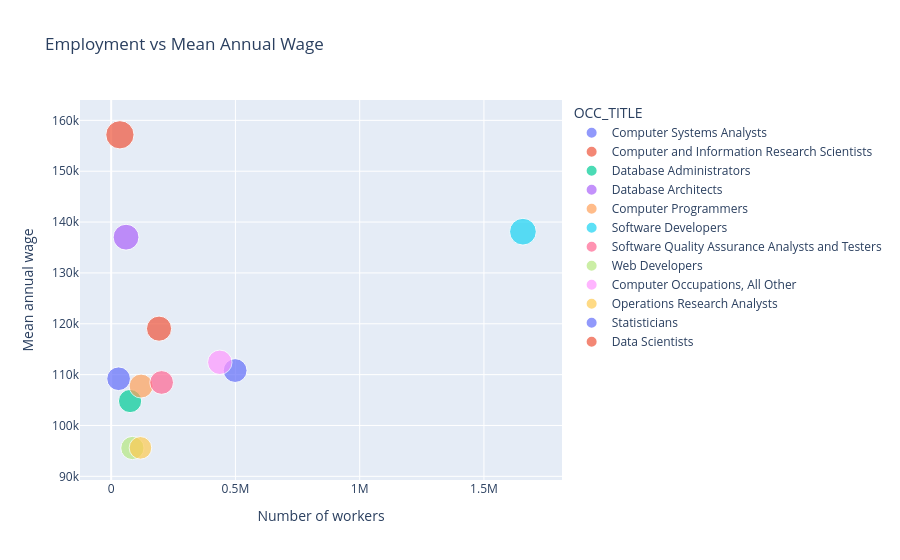

The code cell stored with this chart in its notebook:
### Markdown cell above
## 2. Bubble Scatter Plot: Employment vs Mean Annual Wage

- **Objective:** To find out if the occupations with the most workers are also the best paid, comparing the number of workers in each occupation with its mean annual wage.
- **Why this visualisation type:** A scatter plot shows the relationship between two numerical variables, in this case the number of workers and the mean annual wage. Each bubble is one occupation from the `national` table, so no worker is counted twice. The colour shows the occupation and the size of the bubble shows the 90th percentile wage. Using the interactive version I can hover over a bubble to see the exact values.

### Code cell
fig_scatter = px.scatter(
    national,
    x = "TOT_EMP",
    y = "A_MEAN",
    color = "OCC_TITLE",
    size = "A_PCT90",
    hover_name = "OCC_TITLE",
    title = "Employment vs Mean Annual Wage",
    labels = {"TOT_EMP" : "Number of workers", "A_MEAN": "Mean annual wage", "A_PCT90": "90th percentile wage"}
)
fig_scatter.show()

### Figure 1 — Plotly figure (JSON) as saved in the notebook; plotly's stock layout.template omitted (floating-point values rounded to 4 significant figures)
{"data": [{"hovertemplate": "<b>%{hovertext}</b><br><br>OCC_TITLE=Computer Systems Analysts<br>Number of workers=%{x}<br>Mean annual wage=%{y}<br>90th percentile wage=%{marker.size}<extra></extra>", "hovertext": ["Computer Systems Analysts"], "legendgroup": "Computer Systems Analysts", "marker": {"color": "#636efa", "size": [165700.0], "sizemode": "area", "sizeref": 582.8, "symbol": "circle"}, "mode": "markers", "name": "Computer Systems Analysts", "orientation": "v", "showlegend": true, "type": "scatter", "x": [498800.0], "xaxis": "x", "y": [110800.0], "yaxis": "y"}, {"hovertemplate": "<b>%{hovertext}</b><br><br>OCC_TITLE=Computer and Information Research Scientists<br>Number of workers=%{x}<br>Mean annual wage=%{y}<br>90th percentile wage=%{marker.size}<extra></extra>", "hovertext": ["Computer and Information Research Scientists"], "legendgroup": "Computer and Information Research Scientists", "marker": {"color": "#EF553B", "size": [233100.0], "sizemode": "area", "sizeref": 582.8, "symbol": "circle"}, "mode": "markers", "name": "Computer and Information Research Scientists", "orientation": "v", "showlegend": true, "type": "scatter", "x": [35210.0], "xaxis": "x", "y": [157200.0], "yaxis": "y"}, {"hovertemplate": "<b>%{hovertext}</b><br><br>OCC_TITLE=Database Administrators<br>Number of workers=%{x}<br>Mean annual wage=%{y}<br>90th percentile wage=%{marker.size}<extra></extra>", "hovertext": ["Database Administrators"], "legendgroup": "Database Administrators", "marker": {"color": "#00cc96", "size": [157700.0], "sizemode": "area", "sizeref": 582.8, "symbol": "circle"}, "mode": "markers", "name": "Database Administrators", "orientation": "v", "showlegend": true, "type": "scatter", "x": [76140.0], "xaxis": "x", "y": [104800.0], "yaxis": "y"}, {"hovertemplate": "<b>%{hovertext}</b><br><br>OCC_TITLE=Database Architects<br>Number of workers=%{x}<br>Mean annual wage=%{y}<br>90th percentile wage=%{marker.size}<extra></extra>", "hovertext": ["Database Architects"], "legendgroup": "Database Architects", "marker": {"color": "#ab63fa", "size": [195000.0], "sizemode": "area", "sizeref": 582.8, "symbol": "circle"}, "mode": "markers", "name": "Database Architects", "orientation": "v", "showlegend": true, "type": "scatter", "x": [59920.0], "xaxis": "x", "y": [137000.0], "yaxis": "y"}, {"hovertemplate": "<b>%{hovertext}</b><br><br>OCC_TITLE=Computer Programmers<br>Number of workers=%{x}<br>Mean annual wage=%{y}<br>90th percentile wage=%{marker.size}<extra></extra>", "hovertext": ["Computer Programmers"], "legendgroup": "Computer Programmers", "marker": {"color": "#FFA15A", "size": [167200.0], "sizemode": "area", "sizeref": 582.8, "symbol": "circle"}, "mode": "markers", "name": "Computer Programmers", "orientation": "v", "showlegend": true, "type": "scatter", "x": [120400.0], "xaxis": "x", "y": [107800.0], "yaxis": "y"}, {"hovertemplate": "<b>%{hovertext}</b><br><br>OCC_TITLE=Software Developers<br>Number of workers=%{x}<br>Mean annual wage=%{y}<br>90th percentile wage=%{marker.size}<extra></extra>", "hovertext": ["Software Developers"], "legendgroup": "Software Developers", "marker": {"color": "#19d3f3", "size": [208600.0], "sizemode": "area", "sizeref": 582.8, "symbol": "circle"}, "mode": "markers", "name": "Software Developers", "orientation": "v", "showlegend": true, "type": "scatter", "x": [1657000.0], "xaxis": "x", "y": [138100.0], "yaxis": "y"}, {"hovertemplate": "<b>%{hovertext}</b><br><br>OCC_TITLE=Software Quality Assurance Analysts and Testers<br>Number of workers=%{x}<br>Mean annual wage=%{y}<br>90th percentile wage=%{marker.size}<extra></extra>", "hovertext": ["Software Quality Assurance Analysts and Testers"], "legendgroup": "Software Quality Assurance Analysts and Testers", "marker": {"color": "#FF6692", "size": [164500.0], "sizemode": "area", "sizeref": 582.8, "symbol": "circle"}, "mode": "markers", "name": "Software Quality Assurance Analysts and Testers", "orientation": "v", "showlegend": true, "type": "scatter", "x": [203000.0], "xaxis": "x", "y": [108500.0], "yaxis": "y"}, {"hovertemplate": "<b>%{hovertext}</b><br><br>OCC_TITLE=Web Developers<br>Number of workers=%{x}<br>Mean annual wage=%{y}<br>90th percentile wage=%{marker.size}<extra></extra>", "hovertext": ["Web Developers"], "legendgroup": "Web Developers", "marker": {"color": "#B6E880", "size": [157300.0], "sizemode": "area", "sizeref": 582.8, "symbol": "circle"}, "mode": "markers", "name": "Web Developers", "orientation": "v", "showlegend": true, "type": "scatter", "x": [85350.0], "xaxis": "x", "y": [95570.0], "yaxis": "y"}, {"hovertemplate": "<b>%{hovertext}</b><br><br>OCC_TITLE=Computer Occupations, All Other<br>Number of workers=%{x}<br>Mean annual wage=%{y}<br>90th percentile wage=%{marker.size}<extra></extra>", "hovertext": ["Computer Occupations, All Other"], "legendgroup": "Computer Occupations, All Other", "marker": {"color": "#FF97FF", "size": [174300.0], "sizemode": "area", "sizeref": 582.8, "symbol": "circle"}, "mode": "markers", "name": "Computer Occupations, All Other", "orientation": "v", "showlegend": true, "type": "scatter", "x": [437200.0], "xaxis": "x", "y": [112400.0], "yaxis": "y"}, {"hovertemplate": "<b>%{hovertext}</b><br><br>OCC_TITLE=Operations Research Analysts<br>Number of workers=%{x}<br>Mean annual wage=%{y}<br>90th percentile wage=%{marker.size}<extra></extra>", "hovertext": ["Operations Research Analysts"], "legendgroup": "Operations Research Analysts", "marker": {"color": "#FECB52", "size": [148900.0], "sizemode": "area", "sizeref": 582.8, "symbol": "circle"}, "mode": "markers", "name": "Operations Research Analysts", "orientation": "v", "showlegend": true, "type": "scatter", "x": [117900.0], "xaxis": "x", "y": [95600.0], "yaxis": "y"}, {"hovertemplate": "<b>%{hovertext}</b><br><br>OCC_TITLE=Statisticians<br>Number of workers=%{x}<br>Mean annual wage=%{y}<br>90th percentile wage=%{marker.size}<extra></extra>", "hovertext": ["Statisticians"], "legendgroup": "Statisticians", "marker": {"color": "#636efa", "size": [163400.0], "sizemode": "area", "sizeref": 582.8, "symbol": "circle"}, "mode": "markers", "name": "Statisticians", "orientation": "v", "showlegend": true, "type": "scatter", "x": [29950.0], "xaxis": "x", "y": [109200.0], "yaxis": "y"}, {"hovertemplate": "<b>%{hovertext}</b><br><br>OCC_TITLE=Data Scientists<br>Number of workers=%{x}<br>Mean annual wage=%{y}<br>90th percentile wage=%{marker.size}<extra></extra>", "hovertext": ["Data Scientists"], "legendgroup": "Data Scientists", "marker": {"color": "#EF553B", "size": [184100.0], "sizemode": "area", "sizeref": 582.8, "symbol": "circle"}, "mode": "markers", "name": "Data Scientists", "orientation": "v", "showlegend": true, "type": "scatter", "x": [192700.0], "xaxis": "x", "y": [119000.0], "yaxis": "y"}], "layout": {"legend": {"itemsizing": "constant", "title": {"text": "OCC_TITLE"}, "tracegroupgap": 0}, "title": {"text": "Employment vs Mean Annual Wage"}, "xaxis": {"anchor": "y", "domain": [0, 1], "title": {"text": "Number of workers"}}, "yaxis": {"anchor": "x", "domain": [0, 1], "title": {"text": "Mean annual wage"}}}}
